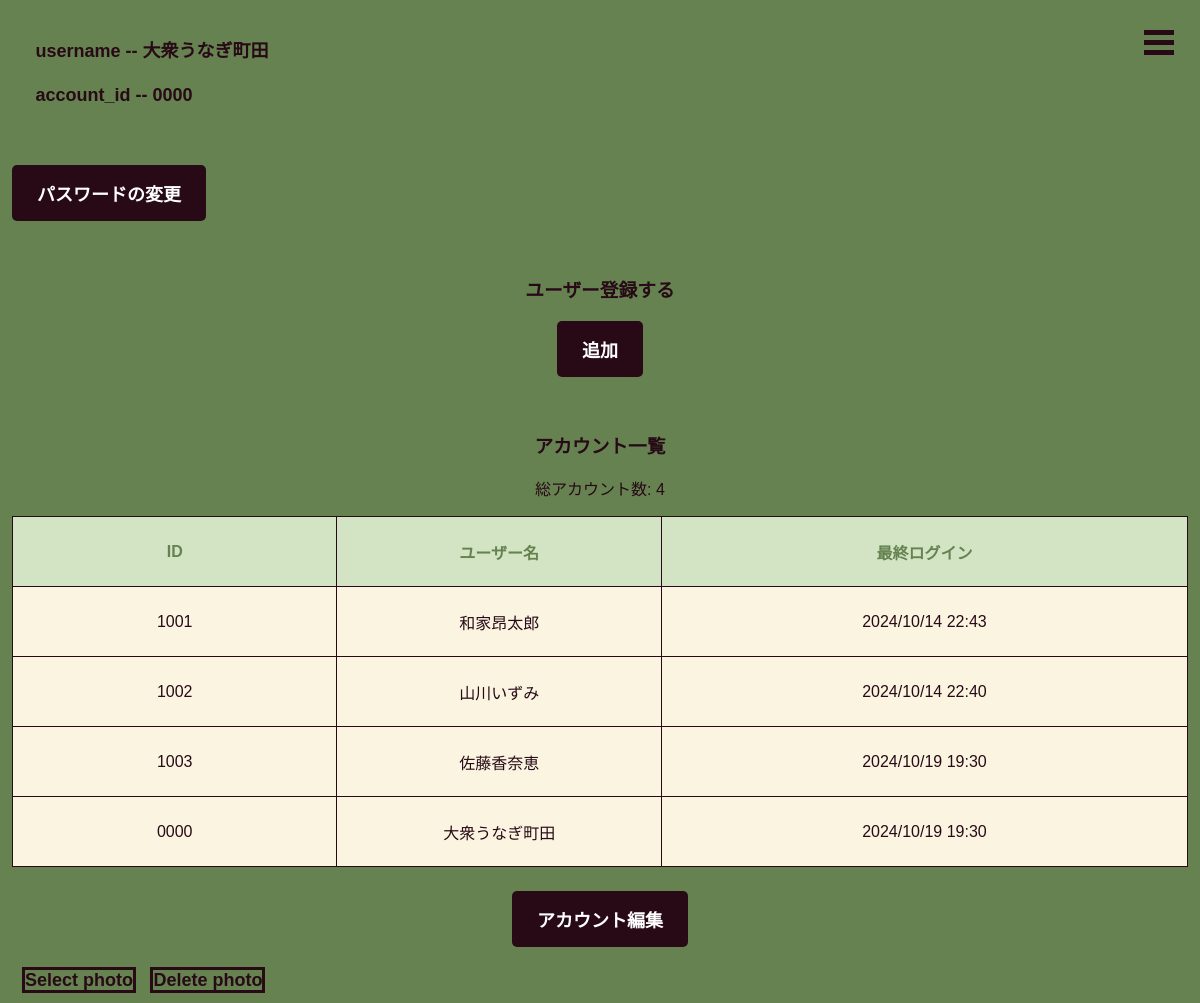
The app's page /profile/ (signed in), older data.
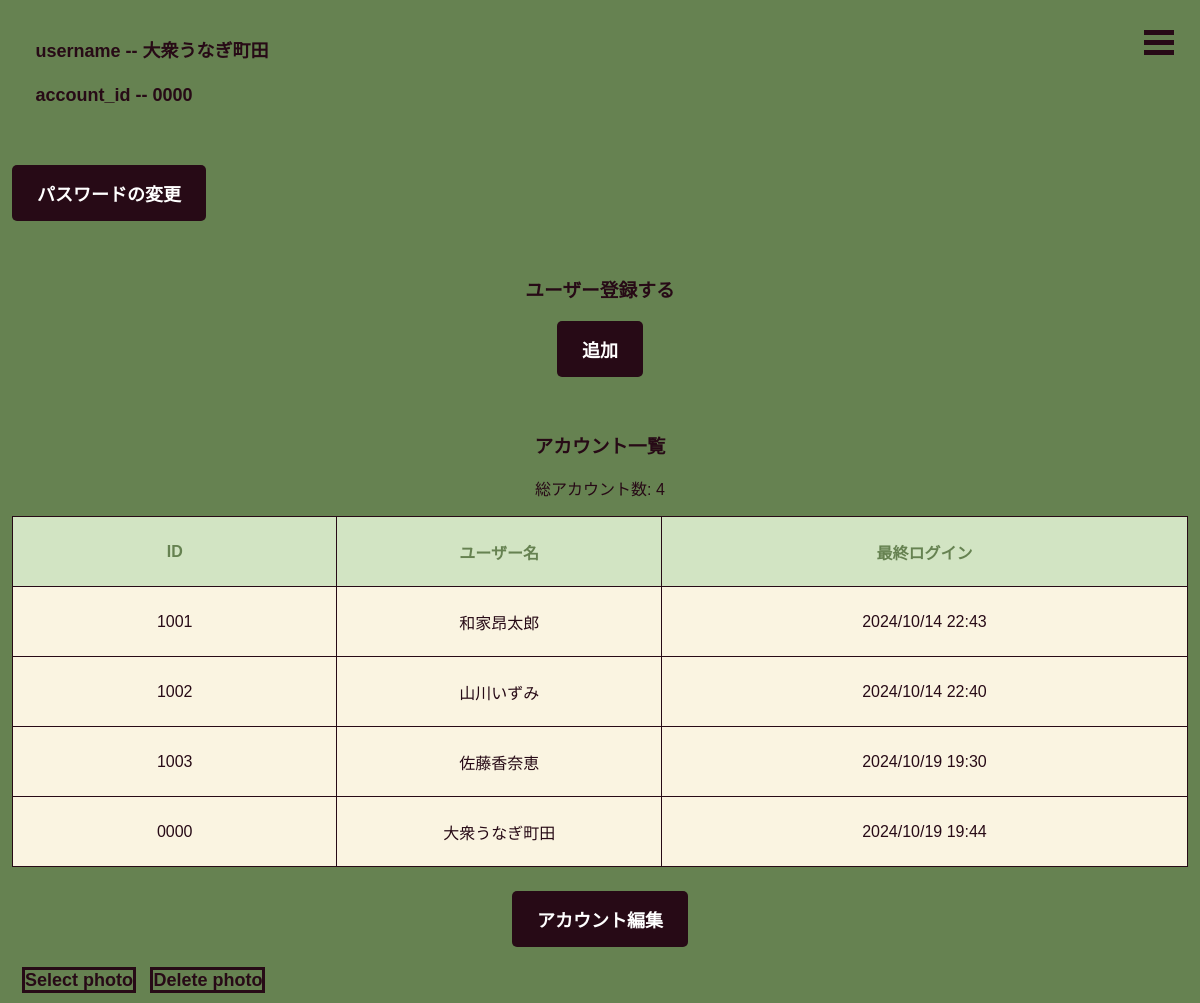
The same page, newer data.
### accounts/models.py (models this page shows, shortened)
class User(AbstractBaseUser, PermissionsMixin):
    last_name = models.CharField(
        verbose_name=_("last_name"),
        max_length=10,
        blank=True
    )
    first_name = models.CharField(
        verbose_name=_("first_name"),
        max_length=10,
        blank=True
    )
    account_id = models.CharField(
        verbose_name=_("account_id"),
        unique=True,
        max_length=10
    )
    is_staff = models.BooleanField(
        verbose_name=_('staff status'),
        default=False,
    )
    is_superuser = models.BooleanField(
        verbose_name=_("is_superuer"),
        default=False
    )
    is_active = models.BooleanField(
        verbose_name=_('active'),
        default=True,
    )
    objects = UserManager()
    USERNAME_FIELD = 'account_id' # ログイン時、ユーザー名の代わりにaccount_idを使用
    REQUIRED_FIELDS = ['last_name','first_name']  # スーパーユーザー作成時にemailも設定する

### accounts/views.py (the view)
# urls.py: path('profile/', views.ProfileView.as_view(), name="profile"),
class ProfileView(LoginRequiredMixin, ListView):
    model = get_user_model()
    template_name = "profile.html"
    context_object_name = "accounts"
    paginate_by = 20  # 1ページあたりの表示数
    def get_context_data(self, **kwargs):
        context = super().get_context_data(**kwargs)
        context['total_accounts'] = self.model.objects.count()
        return context

### templates/profile.html (shortened to what this page needs)
{% extends 'base.html' %}
{% block content %}
{% if user.is_authenticated %}
<div class="title">username  -- {{user.last_name}}{{user.first_name}}</div>
<div class="title">account_id -- {{user.account_id}} </div>
{% if form_name == "password_change" %}
{% else %}
    <button class="password_change"><a href="{% url 'accounts:password_change' %}" class="logout">パスワードの変更</a></button><br>
{% endif %}
{% if user.account_id|stringformat:"s"|first == "0" %}
    <div class="registar-button">
        <h3>ユーザー登録する</h3>
        <button>
            <a href="{% url 'accounts:registar' %}" class="btn btn-secondary">追加</a>
        </button>
    </div>
    <div class="userList">
        <h3>アカウント一覧</h3>
        <p>総アカウント数: {{ total_accounts }}</p>
        <table class="table">
            <thead>
                <tr>
                    <th>ID</th>
                    <th>ユーザー名</th>
                    <th>最終ログイン</th>
                </tr>
            </thead>
            <tbody>
                {% for account in accounts %}
                <tr>
                    <td>{{account.account_id}}</td>
                    <td>{{ account.last_name }}{{account.first_name}}</td>
                    <td>{{ account.last_login|date:"Y/m/d H:i"|default:"未ログイン" }}</td>
                </tr>
                {% empty %}
                <tr>
                    <td colspan="4">アカウントが登録されていません。</td>
                </tr>
                {% endfor %}
            </tbody>
        </table>
        <button>
            <a href="{% url 'admin:accounts_user_changelist' %}" class="admin">アカウント編集</a>
        </button>
    </div>
{% endif %}
<a href="javascript:void(0);" id="button">Select photo</a>
<a href="javascript:void(0);" id="delete-button">Delete photo</a>
{% endif %}
{% endblock content %}

Row changes from the older to the newer data that the page shows:
changed User "大衆うなぎ": last_login "2024/10/19 19:30" → "2024/10/19 19:44"
